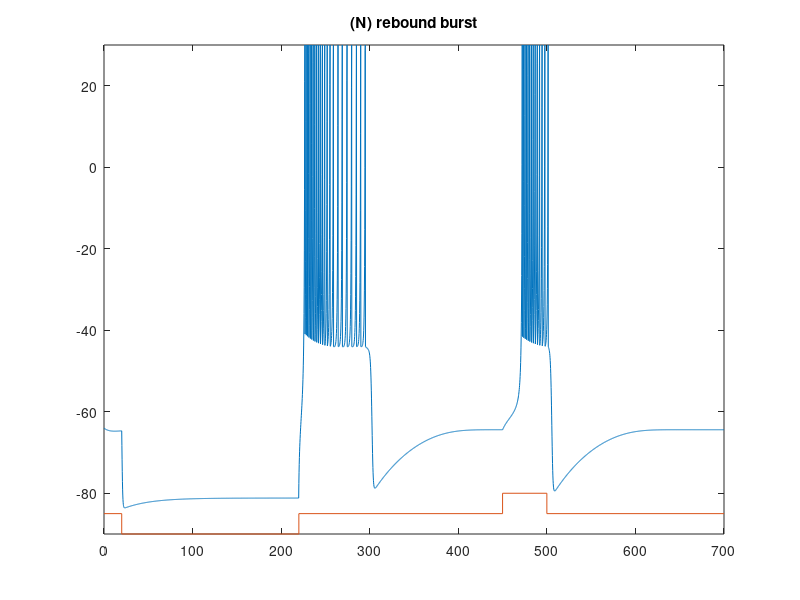

The MATLAB script that drew this image:
tic
a=0.03; b=0.25; c=-44;  d=0.8;
V=-64;  u=b*V;
T_end = 700;
tau = 0.2;  tspan = 0:tau:T_end;
T1=20;
current_span = 200;

VV=zeros(1, length(tspan));  
uu=zeros(1, length(tspan));

T2 = 450;
current_span2 = 50;

for t=tspan
    if (t>T1) & (t < T1+current_span) 
        I=-18;
    elseif (t>T2) & (t<T2+current_span2)
        I=0.5;
    else
        I=0;
    end;
    V = V + tau*(0.04*V^2+5*V+140-u+I);
    u = u + tau*a*(b*V-u);
    if V > 30
        VV(1, round(t/tau + 1))=30;
        V = c;
        u = u + d;
    else
        VV(1, round(t/tau + 1))=V;
    end;
    uu(1, round(t/tau + 1))=u;
end;
toc

plot(tspan,VV,[0 T1 T1 (T1+current_span) (T1+current_span) T2 T2 (T2+current_span2) (T2+current_span2) max(tspan)],-85+[0 0 -5 -5 0 0 5 5 0 0]);
axis([0 max(tspan) -90 30])
title('(N) rebound burst');
